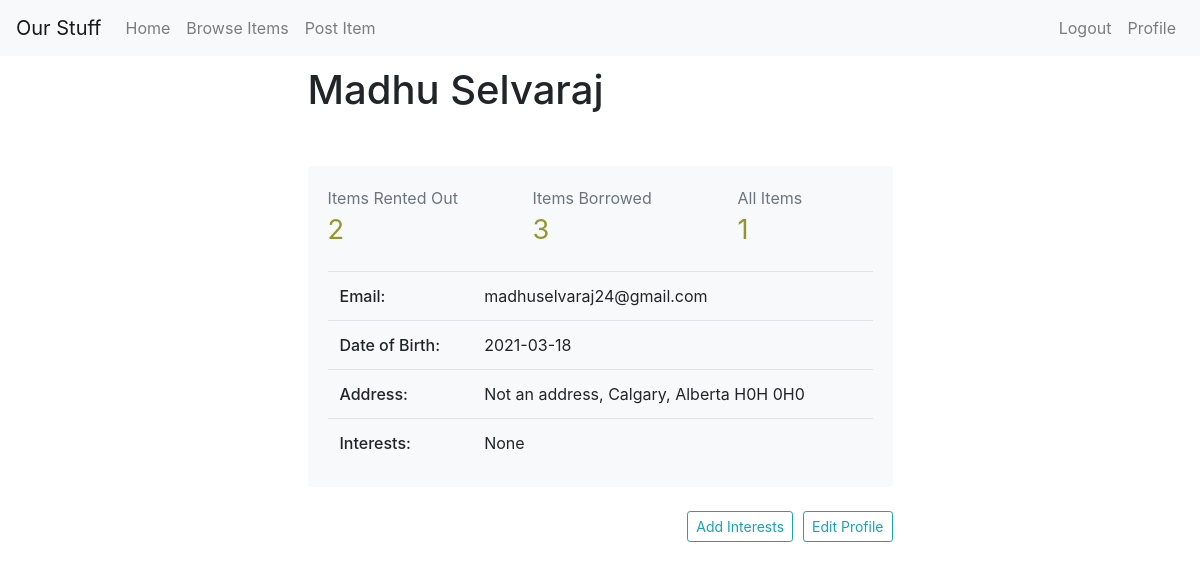
The page /profile (signed in) on the database its author committed.
### tables this page shows
CREATE TABLE USER
(
    Email			TEXT		PRIMARY KEY,
    Password		TEXT		NOT NULL,
    First_name		TEXT		NOT NULL,
    Last_name		TEXT		NOT NULL,
    DoB				TEXT,
    Street_address	TEXT,
    City			TEXT		NOT NULL,
    Province		TEXT,
    Postal_code		TEXT
);

### OurStuff.py (the view)
@app.route('/profile', methods=['GET', 'POST'])
@login_required
def profile():
    db = get_db()
    cur = db.cursor()
    owner_rentals = cur.execute('SELECT COUNT (*) FROM RENTAL WHERE Owner_email=?', (g.user['Email'],))
    num_owner_rentals = cur.fetchone()[0]
    renter_rentals = cur.execute('SELECT COUNT (*) FROM RENTAL WHERE Renter_email=?', (g.user['Email'],))
    num_renter_rentals = cur.fetchone()[0]
    all_items = cur.execute('SELECT COUNT (*) FROM ITEM WHERE Owner_email=?', (g.user['Email'],))
    num_items = cur.fetchone()[0]
    categories = cur.execute('SELECT Name FROM CATEGORY').fetchall()
    interests = cur.execute('SELECT * FROM INTERESTED_IN WHERE User_email=?', (g.user['Email'],)).fetchall()
    all_interests = ""
    if request.method=='GET':
        if interests:
            for i in interests:
                all_interests += i[1] + ", " # stores only the names of the user's interests
            return render_template('profile.html', o_rentals = num_owner_rentals, r_rentals = num_renter_rentals, items = num_items, interests = all_interests[:-2], categories = categories)
        else:
            return render_template('profile.html', o_rentals = num_owner_rentals, items = num_items, r_rentals = num_renter_rentals, itmes = num_items, categories = categories)
    elif request.method == 'POST': # if user pressed add interest button, inserts a new row into INTERESTED_IN
        cur.execute('INSERT INTO INTERESTED_IN (User_email, Category_name) VALUES (?,?)',(g.user['Email'],request.form['interest'],))
        db.commit()
        cur.close()
        return redirect(url_for('profile'))

### admin.py (called while the page is built)
@bp.before_app_request
def load_logged_in_admin():
    admin = session.get('admin')
    if admin is None:
        g.admin = None
    else:
        g.admin = get_db().execute(
            'SELECT * FROM ADMIN WHERE Admin_ID = ?', (admin,)
        ).fetchone()

### auth.py (called while the page is built)
@bp.before_app_request
def load_logged_in_user():
    user_id = session.get('user_id')
    if user_id is None:
        g.user = None
    else:
        g.user = get_db().execute(
            'SELECT * FROM user WHERE email = ?', (user_id,)
        ).fetchone()

def login_required(view):
    @functools.wraps(view)
    def wrapped_view(**kwargs):
        if g.user is None:
            flash("Please login or sign up to continue", "primary")
            return redirect(url_for('auth.login'))
        return view(**kwargs)
    return wrapped_view

### db.py (called while the page is built)
def get_db():
    if 'db' not in g:
        g.db = sqlite3.connect(db_name)
        g.db.row_factory = sqlite3.Row
    return g.db

### templates/profile.html (shortened to what this page needs)
{% extends "base.html" %}
{% block content %}
          <div class="row">
              <div class="col-3">
              </div>
              <div class="col-6">
                <h1>{{g.user['First_name']}} {{g.user['Last_name']}}</h1>
                <br>
                <div class="card user-card">
                  <div class="row">
                    <div class="d-flex col-md">
                      <a href="{{url_for('ownerTransactions')}}" class="card-body text-user-stats">
                        <div class="text-muted">Items Rented Out</div>
                        <div class="text-xlarge">{{o_rentals}}</div>
                      </a>
                    </div>
                    <div class="d-flex col-md">
                      <a href="{{url_for('renterTransactions')}}" class="card-body text-user-stats">
                        <div class="text-muted">Items Borrowed</div>
                        <div class="text-xlarge">{{r_rentals}}</div>
                      </a>
                    </div>
                    <div class="d-flex col-md">
                      <a href="{{url_for('ownerItems')}}" class="card-body text-user-stats">
                        <div class="text-muted">All Items</div>
                        <div class="text-xlarge">{{items}}</div>
                      </a>
                    </div>
                  </div>
                  <div class="card-body user-info-card">
                    <table class="table user-table m-0 ">
                      <tbody>
                        <tr>
                          <td id ="td-thickness">Email:</td>
                          <td>{{g.user['Email']}}</td>
                        </tr>
                        <tr>
                          <td id ="td-thickness">Date of Birth:</td>
                          <td>{{g.user['DoB']}}</td>
                        </tr>
                        <tr>
                          <td id ="td-thickness">Address:</td>
                          <td>{{g.user['Street_address']}}, {{g.user['City']}}, {{g.user['Province']}} {{g.user['Postal_code']}}</td>
                        </tr>
                        {% if interests%}
                          <tr>
                            <td id ="td-thickness">Interests:</td>
                            <td>{{interests}}</td>
                          </tr>
                        {%else%}
                          <tr>
                            <td id ="td-thickness">Interests:</td>
                            <td>None</td>
                          </tr>
                        {% endif %}
                      </tbody>
                    </table>
                  </div>
                </div>
                <br>
                <button type="button" class="btn btn-outline-info btn-sm float-right " onclick="window.location.href='{{ url_for('editProfile') }}'">Edit Profile</button>
                <button type="button" class="btn btn-outline-info btn-sm float-right profile-button" data-toggle="modal" data-target="#interestModal">Add Interests</button>
              </div>
              <div class="col-3">
              </div>
          </div>
{% endblock content%}

### static/custom.css (style rules this page uses)
h1 { padding-top: 10px; padding-bottom: 20px; }
.user-card { border: none; background-color:#f8f9fa; }
.text-user-stats { color: #91972A; }
.profile-button { margin-right: 10px; }
#td-thickness { font-weight: 500; }
.user-info-card { padding-right: 1; padding-left: 1; padding-top: 0; padding-bottom: 4; }
.text-xlarge { font-size: 170% !important; }

### rows shown on the page
USER: user.First_name "Madhu", user.Last_name "Selvaraj", user.Email "madhuselvaraj24@gmail.com", user.DoB "2021-03-18", user.Street_address "Not an address", user.City "Calgary", user.Province "Alberta", user.Postal_code "H0H 0H0"

### other values the page prints
{{ o_rentals }} "2"
{{ r_rentals }} "3"
{{ items }} "1"
